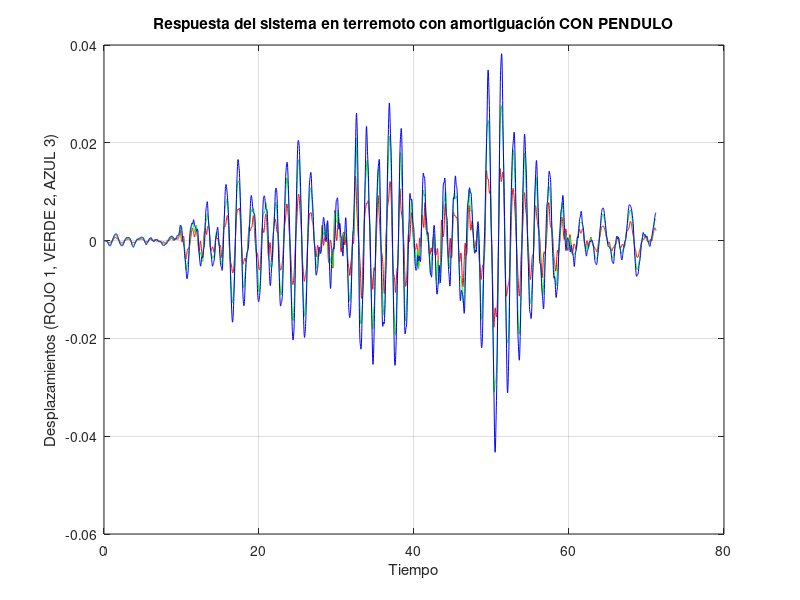

This figure's MATLAB source:
% PROYECTO FINAL VIBRATORIA MASAS SINTONIZADAS

clc; clear; 

load('VectorAceleraciones.mat', 'a');

% Definicion de variables
m = 36000;
n = 3;
E = 23500 * 10^6;
I = 1.56 * 10^(-4);
h = 3;
k = 2 * 12 * E * I / h^3;
zita = [0.05; 0.05; 0.05; 0.01; 0.01; 0.01];    %den hartog
g = 9.81;
F = m * a;
F = repmat(F, 1, 6)';
for i = 1:3
    F(i+3 ,:) = 0;
end

% Definicion de matrices de masas y rigidez
M_masas = diag(repmat(m, 1, n));
K_rigidez = [2 * k, -k, 0;
            -k, 2 * k, -k;
             0,   -k,   k];

% Calculo de autovalores y autovectores normalizados
[V1, lambda1] = eig(K_rigidez, M_masas);
w1 = sqrt(diag(lambda1));

% Calculo de frecuencias y longitudes de péndulo
f = w1 ./(2 * pi);
l = g ./ (w1.^2);
l(1) = g/(3.5*2*pi)^2;

% Calculo de constantes de los péndulos sintonizados
mp = 0.05 * m * 3;

% Definicion de matrices de masa y rigidez para el sistema sintonizado
Mp_masas = zeros(size(6, 6));
for i = 1:3
    Mp_masas(i, i) = m;
end
Mp_masas(6, 6) = mp;
Mp_masas(5, 5) = 0.1*Mp_masas(6, 6);
Mp_masas(4, 4) = 0.1*Mp_masas(5, 5);

kp = zeros(size(3, 1));
for i = 1:3
    kp(i, 1) = Mp_masas(i+3, i+3)*g/l(4-i);
end

Kp_rigidez = [ 2*k + kp(1), -k, 0, -kp(1), 0, 0;
              -k, 2*k + kp(2), -k, 0, -kp(2), 0;
               0, -k, k + kp(3), 0, 0, -kp(3);
              -kp(1), 0, 0, kp(1), 0, 0;
               0, -kp(2), 0, 0, kp(2), 0;
               0, 0, -kp(3), 0, 0, kp(3)];

% Calculo de autovalores y autovectores normalizados para el sistema sintonizado
[V, lambda] = eig(Kp_rigidez, Mp_masas);
w = sqrt(diag(lambda));

% Valores iniciales
x0 = [0; 0; 0; 0; 0; 0];
v0 = [0; 0; 0; 0; 0; 0];

% Normalizar los autovectores
% V_norm = V ./ V(1,:);

% Calculo de masas y rigideces modales
M_modal = V' * Mp_masas * V;
K_modal = V' * Kp_rigidez * V;

% Paso a coordenadas modales las condiciones iniciales
y0 = V' * Mp_masas * x0;
vy0 = V' * Mp_masas * v0;

% CALCULO DE EDO EN VIBRACIONES LIBRES CON PENDULOS CON AMORTIGUACION

% Tiempos
dt = 0.02;
tf = (length(F)-1)*dt;
t = 0:dt:tf;

% Frecuencias naturales amortiguadas
wd = w .* sqrt(1 - zita.^2);

% Calcular desplazamientos modales en el tiempo
F_modal = V' * F;

yc = zeros(length(w), length(t));
ys = zeros(length(w), length(t));
A = zeros(length(w), length(t));
B = zeros(length(w), length(t));
X = zeros(length(w), length(t));
yt = zeros(length(w), length(t));

for i = 1:length(t)
    for n = 1:length(w)
        yc(n, i) = F_modal(n, i)*cos(wd(n)*t(i));
        ys(n, i) = F_modal(n, i)*sin(wd(n)*t(i));
        if i == 1
            A(n, i) = 0;
            B(n, i) = 0;
        else 
            A(n, i) = A(n, i-1)*exp(-zita(n)*w(n)*dt)+dt/(2*M_modal(n, n)*wd(n))*(yc(n, i-1)*exp(-zita(n)*w(n)*dt)+yc(n, i));
            B(n, i) = B(n, i-1)*exp(-zita(n)*w(n)*dt)+dt/(2*M_modal(n, n)*wd(n))*(ys(n, i-1)*exp(-zita(n)*w(n)*dt)+ys(n, i));
        end
        X(n, i) = A(n, i)*sin(wd(n)*t(i)) - B(n, i)*cos(wd(n)*t(i));
        yt(n, i) = exp(-zita(n) * w(n) * t(i)) * ...
                (cos(wd(n)* t(i)) + zita(n)/sqrt(1 - zita(n)^2)*sin(wd(n)*t(i)))*y0(n) + ...
                (1/wd(n)*exp(-zita(n)*w(n)* t(i))*sin(wd(n)*t(i)))*vy0(n) + X(n, i);
    end
end

% Paso de coordenadas modales a geometricas
xt = V * yt;

% Graficar la solución para vibraciones libres con amortiguación
figure;
plot(t, xt(1,:), 'r', t, xt(2,:), 'g', t, xt(3,:), 'b');
xlabel('Tiempo');
ylabel('Desplazamientos (ROJO 1, VERDE 2, AZUL 3)');
title('Respuesta del sistema en terremoto con amortiguación CON PENDULO');
grid on;